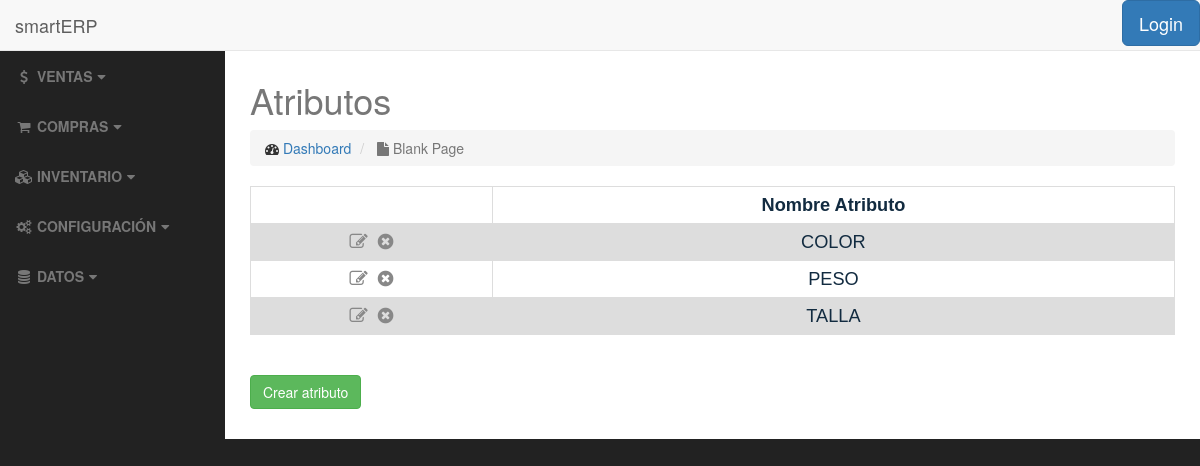
The page /inventory/attributes/ on the database as committed earlier.
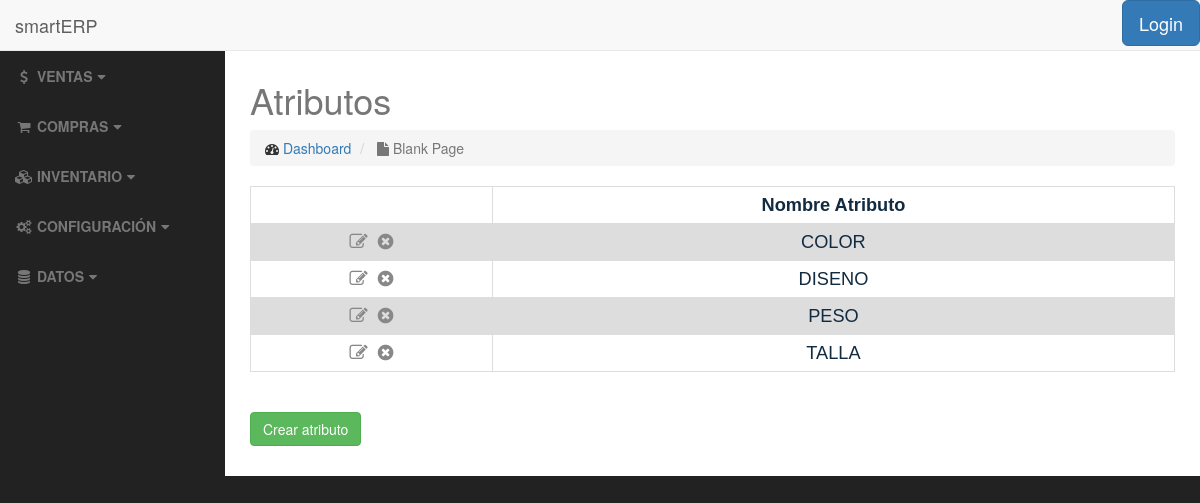
The same page on the database as committed later.
### inventory/models.py (models this page shows, shortened)
class Attribute(models.Model):
    name = models.CharField(max_length=50)
    description = models.CharField(max_length=200, blank=True)
    is_active = models.BooleanField(default=True)
    class Meta:
        ordering = ['name']

### inventory/views.py (the view)
class AttributeListView(ListView):
    template_name = 'inventory/attribute_list.html'
    def get_queryset(self):
        return Attribute.objects.all()

### inventory/templates/inventory/attribute_list.html (shortened to what this page needs)
{% extends 'base.html' %}
<h2>{% block title %}Atributos{% endblock %}</h2>
{% block body %}
    <table>
            {% if object_list %}
                <tr>
                    <th></th>
                    <th>Nombre Atributo</th>
                </tr>
                    {% for attribute in object_list %}
                        <tr>
                            <td>
                                <a href="{% url 'inventory:attribute-update' attribute.pk %}"><i class="fa fa-pencil-square-o" title="Editar"></i></a>&nbsp;
                                <a href="{% url 'inventory:attribute-delete' attribute.pk %}"><i class="fa fa-times-circle" title="Eliminar"></i></a>
                            </td>
                            <td>{{ attribute.name }}</td>
                        </tr>
                    {% endfor %}
            {% else %}
                <h3>No hay atributos</h3>
            {% endif %}
    </table>
    <br>
    <br>
    <a href="{% url 'inventory:attribute-add' %}" class="btn btn-success">Crear atributo</a>
    <br>
    <br>
{% endblock %}

Rows that differ between the two databases and show on the page:
added Attribute: name "DISENO"
